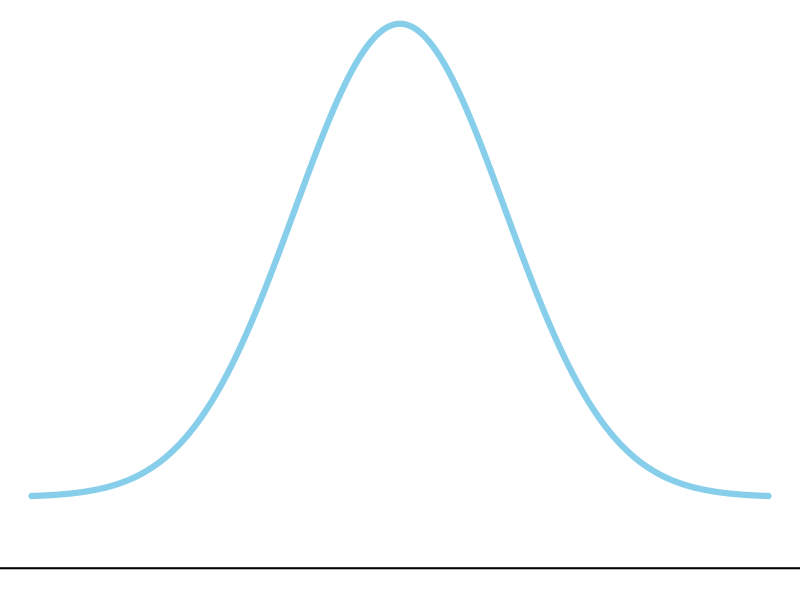
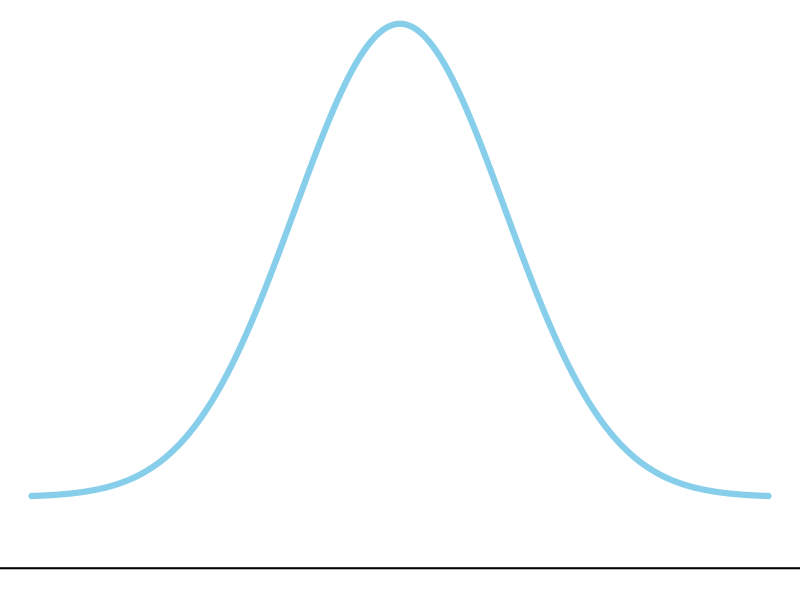
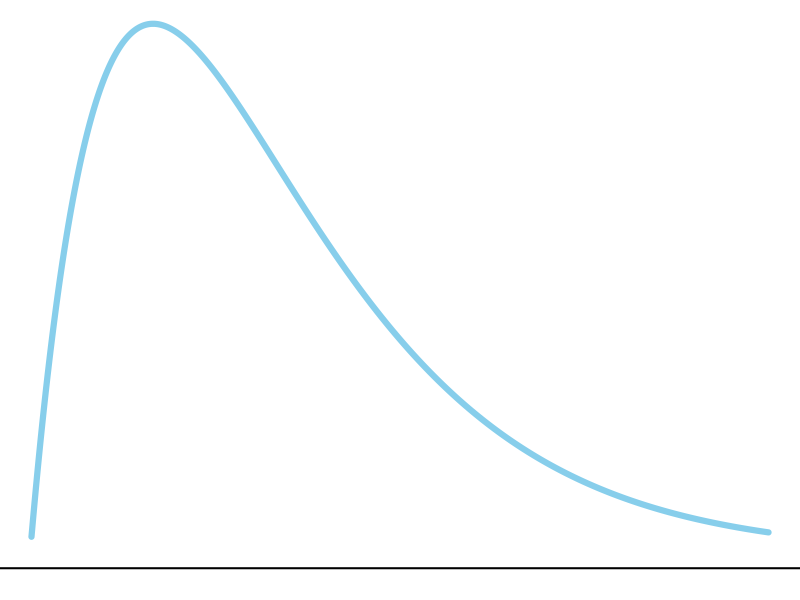
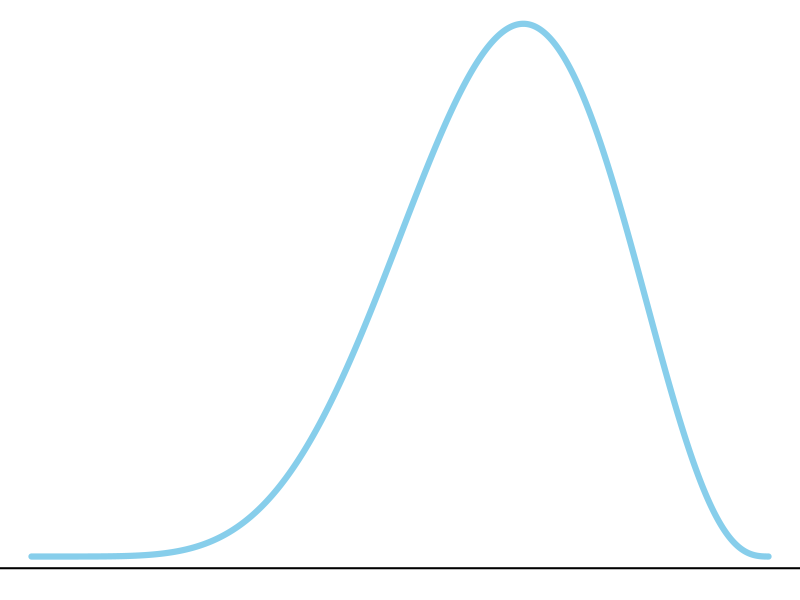
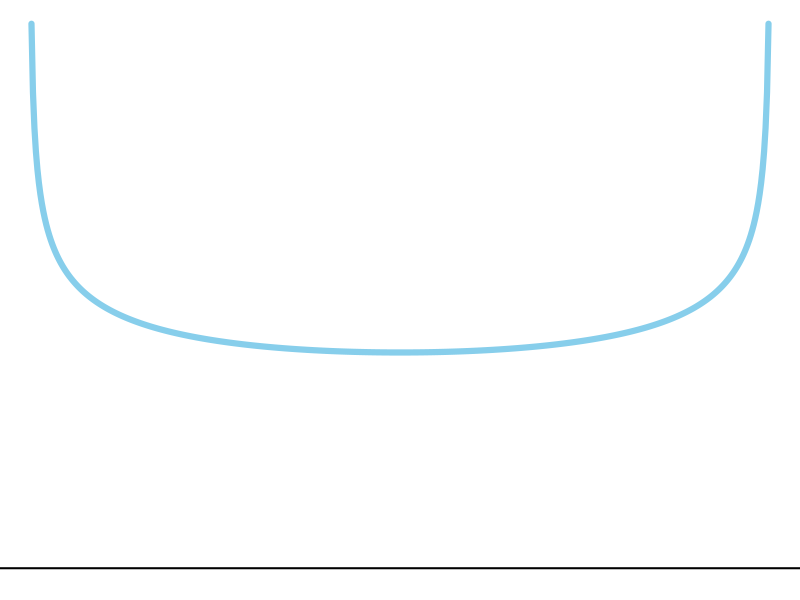

The R script that drew these images, in order:


# DBAD diagram of hierarchical models

# Generate the Mini-Plots of different distributions

Manager <- list(mainLineColor = "skyblue",
                mainLineWidth = 6,
                baseLineWidth = 2,
                directory     = "./MiniPlots/",
                miniPlots     = c("Normal", "Gamma", "Beta", "Dirichlet"),
                margin        = c(0.5, 0.1, 0.1, 0.1),
                dimPNG        = c(width = 180, height = 60)
         )


plotPNGsOfMiniPlots <- function() {
    plots     <- Manager$miniPlots
    directory <- Manager$directory
    .checkTarget(directory)
    for (plot in plots) {
        png(file = paste0(directory, plot, ".png"), 
                width  = Manager$dimPNG["width"],
                height = Manager$dimPNG["height"])
            do.call(paste0(".plot", plot, "MiniPlot"), list())
        dev.off()
    }
}

.checkTarget <- function(directory) {
    dir.create(directory, showWarnings = FALSE)
}

.plotNormalMiniPlot <- function() {
    xLim <- 3.5
    x <- seq(-xLim, xLim, length = 501)
    y <- dnorm(x, 0, 1)
    .generateMiniPlot(x, y)   
}

.plotGammaMiniPlot <- function() {
    x <- seq(0, 1, length = 502)
    x <- x[-1]  # without 0
    y <- dgamma(x, 2, 6)
    .generateMiniPlot(x, y)  
}

.plotDirichletMiniPlot <- function() {
    require(gtools)
    x <- seq(0, 1, length = 502)
    x <- x[-1]  # without 0
    x <- x[-501] # without 1
    y <- ddirichlet(cbind(x, 1-x), c(.8, .8))
    .generateMiniPlot(x, y)  
}

.plotBetaMiniPlot <- function() {
    x <- seq(0, 1, length = 503)
    x <- x[-c(1, 503)]  # without 0, 1
    y <- dbeta(x, 7, 4)
    .generateMiniPlot(x, y)  
}


.generateMiniPlot <- function(x, y) {
    op <- par(mar = Manager$margin)
        yMin  <- -0.06
        ylims <- c(yMin, max(y))
        plot(x, y, 
                 type = "l",
                 axes = FALSE,
                 ylim = ylims,
                 col = Manager$mainLineColor,
                 lwd = Manager$mainLineWidth
             )
        abline(h = yMin, lwd = Manager$baseLineWidth, xpd = TRUE)
    par(op)
}

# show example
.plotNormalMiniPlot()

# generate all mini-plots
plotPNGsOfMiniPlots()


# clean up
rm("plotPNGsOfMiniPlots", "Manager")

# done




